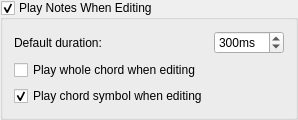
        <widget class="QGroupBox" name="playNotes">
         <property name="mouseTracking">
          <bool>true</bool>
         </property>
         <property name="title">
          <string>Play Notes When Editing</string>
         </property>
         <property name="checkable">
          <bool>true</bool>
         </property>
         <property name="checked">
          <bool>true</bool>
         </property>
         <layout class="QGridLayout" name="gridLayout_4">
          <item row="0" column="2">
           <spacer name="horizontalSpacer_2">
            <property name="orientation">
             <enum>Qt::Horizontal</enum>
            </property>
            <property name="sizeHint" stdset="0">
             <size>
              <width>0</width>
              <height>0</height>
             </size>
            </property>
           </spacer>
          </item>
          <item row="1" column="0">
           <widget class="QCheckBox" name="playChordOnAddNote">
            <property name="text">
             <string>Play whole chord when editing</string>
            </property>
           </widget>
          </item>
          <item row="0" column="1">
           <widget class="QSpinBox" name="defaultPlayDuration">
            <property name="accessibleName">
             <string>Default duration</string>
            </property>
            <property name="suffix">
             <string extracomment="milliseconds">ms</string>
            </property>
            <property name="minimum">
             <number>20</number>
            </property>
            <property name="maximum">
             <number>2000</number>
            </property>
            <property name="singleStep">
             <number>100</number>
            </property>
            <property name="value">
             <number>300</number>
            </property>
           </widget>
          </item>
          <item row="2" column="0">
           <widget class="QCheckBox" name="playHarmonyOnEdit">
            <property name="text">
             <string>Play chord symbol when editing</string>
            </property>
            <property name="checked">
             <bool>true</bool>
            </property>
           </widget>
          </item>
          <item row="0" column="0">
           <widget class="QLabel" name="label_defaultDuration">
            <property name="text">
             <string>Default duration:</string>
            </property>
           </widget>
          </item>
         </layout>
        </widget>
